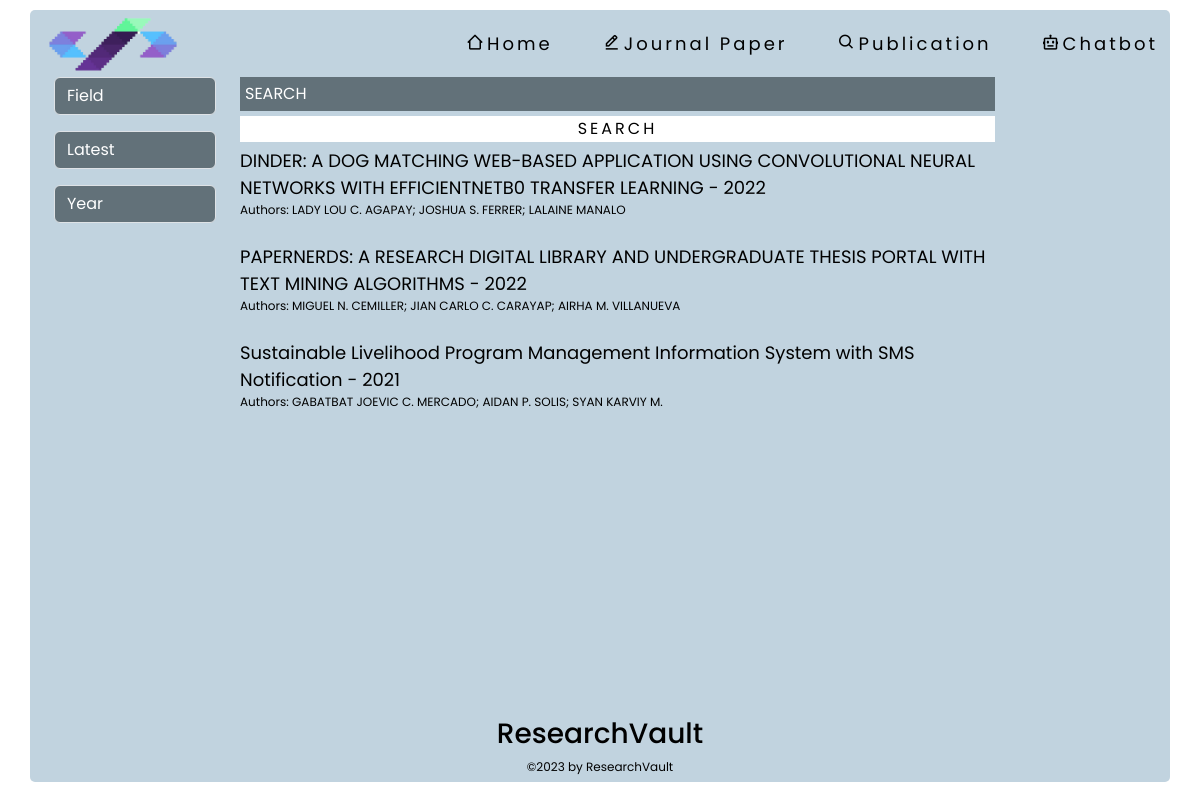
The app's page /browse, older data.
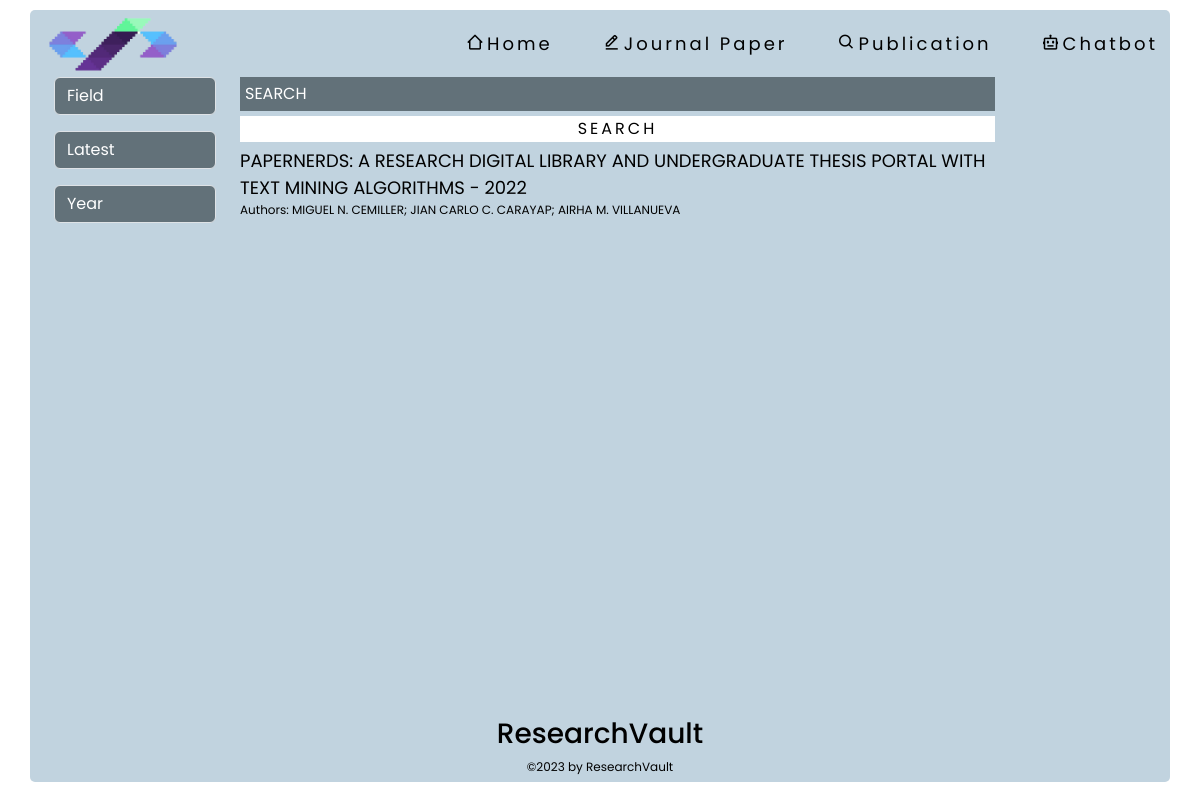
The same page, newer data.
### tables this page shows
CREATE TABLE "uploads" (
	"id"	INTEGER,
	"title"	TEXT,
	"authors"	TEXT,
	"publicationDate"	TEXT,
	"thesisAdvisor"	TEXT,
	"department"	TEXT,
	"degree"	TEXT,
	"subjectArea"	TEXT,
	"abstract"	REAL,
	"file_path"	TEXT,
	"converted_file_path"	TEXT,
	PRIMARY KEY("id" AUTOINCREMENT)
);

### app.py (the view)
@app.route('/browse', methods=['GET'])
def browse():
    try:
        db_conn = DBConnection('database.db')
        selected_sort = request.args.get('sort', 'latest')
        selected_field = request.args.get('field', '')
        selected_year = request.args.get('year', '')
        search_query = request.args.get('search', '')
        items, unique_subject_areas, unique_years = db_conn.fetch_publications(
            selected_sort, selected_field, selected_year, search_query)
        db_conn.close_connection()
        return render_template('browse.html', items=items, subject_areas=unique_subject_areas,
                               unique_years=unique_years, selected_sort=selected_sort,
                               selected_field=selected_field, selected_year=selected_year,
                               search_query=search_query)
    except Exception as e:
        print("Error browsing publications:", e)
        return render_template('404.html')

### db_connection.py (called while the page is built)
    def get_db(self):
        db = getattr(g, '_database', None)
        if db is None:
            db = g._database = sqlite3.connect(self.DB)
        return db

    def close_connection(self):
        db = getattr(g, '_database', None)
        if db is not None:
            db.close()

### templates/browse.html (shortened to what this page needs)
<!DOCTYPE html>
<html lang="en">
<head>
    <link rel="stylesheet" type="text/css" href="{{ url_for('static', filename='css/browse.css') }}">
    <link href='https://unpkg.com/boxicons@2.1.4/css/boxicons.min.css' rel='stylesheet'>
    <link href="https://cdn.jsdelivr.net/npm/bootstrap@5.3.0/dist/css/bootstrap.min.css" rel="stylesheet">
</head>
<body>
    <div class="browse-container container">
        <div class="browse-navbar d-flex justify-content-between align-items-center">
            <img src="static/pics/logo.png" class="img-fluid">
            <div class="browse-right">
                <a href="/" id="home-browse"><i class='bx bx-home-alt-2'></i>Home</a>
                <a href="/research" id="edit-browse"><i class='bx bx-edit-alt'></i>Journal Paper</a>
                <a href="/browse" id="browse-browse"><i class='bx bx-search' ></i>Publication</a>
                <a href="/chatbot" id="chatbot-browse"><i class='bx bx-bot'></i></i>Chatbot</a>
            </div>
        </div>
            <div class="browse-content d-flex flex-column flex-grow-1">
                <div class="search-results d-flex flex-column">
                    <div class="container-fluid">
                        <div class="row">
                            <div class="col-md-2">
                                <div class="browse-filter">
                                    <select id="field" class="form-select mb-3" onchange="filterItems()">
                                        <option value="">Field</option>
                                    </select>
                                    <select id="sort" class="form-select mb-3" onchange="filterItems()">
                                        <option value="latest" {% if selected_sort == 'latest' %}selected{% endif %}>Latest</option>
                                    </select>
                                    <input type="number" id="year-input" min="2000" max="2023" step="1" list="year-list" placeholder="Year" class="form-control mb-3" value="{{ selected_year }}" onchange="filterItems()">
                                </div>
                            </div>
                              <div class="col-md-10">
                                <div class="col-md-10">
                                    <div class="browse-result d-flex flex-column">
                                        <input type="search" id="search-input" placeholder="SEARCH" value="{{ search_query }}">
                                        <button type="submit" id="search-button">SEARCH</button>
                                        {% for item in items %}
                                        <a class="browse-item" href="{{ url_for('publication_detail', item_id=item.id) }}" data-subjectArea="{{ item.subjectArea }}">
                                            {{ item.title }} - {{ item.year }}
                                            <p>Authors: {{ item.authors }}</p>
                                        </a>
                                        {% endfor %}
                                    </div>
                                </div>
                            </div>
                            </div>
                            </div>
                            </div>
                            <footer class="text-center">
                                <h3>ResearchVault</h3>
                                <p>©2023 by ResearchVault</p>
                            </footer>
                            </div>
                            </div>
</body>
</html>

### static/css/browse.css (style rules this page uses)
* { font-family: 'Poppins', sans-serif; }
body { display: flex; padding: 10px; height: 100vh; color: black !important; background-color: white !important; }
.container { height: 99%; border-radius: 5px; background: #C1D3DF!important; }
img { max-width: 100%; width: 150px; }
a { text-decoration: none !important; color: black!important; font-size: clamp(0.75rem, 0.2813rem + 1.5vw, 1.125rem); }
.browse-right { display: flex; font-size: clamp(0.9375rem, 0.5469rem + 1.25vw, 1.25rem); gap: 50px; letter-spacing: 3px; }
input, select { background: #627179 !important; border: none; outline: none; color: white !important; }
input::placeholder { color: white !important; }
input[type="search"] { padding: 5px; margin-bottom: 5px; }
#search-button { background-color: white!important; border: none !important; color: black !important; outline: none !important; letter-spacing: 3px; transition: all 0.3s linear; margin-bottom: 5px; }
h3 { font-size: clamp(0.75rem, 0.2813rem + 1.5vw, 1.125rem); }
p { font-size: clamp(0.625rem, 0.4688rem + 0.5vw, 0.75rem); }
.browse-filter { display: block; }
.browse-item { display: block; text-decoration: none; color: #000; margin-bottom: 8px; transition: all 0.3s linear; }

Row changes from the older to the newer data that the page shows:
removed uploads: title "DINDER: A DOG MATCHING WEB-BASED APPLICATION USING CONVOLUTIONAL NEURAL NETWORKS WITH EFFICIENTNETB0 TRANSFER LEARNING", year "2022", authors "LADY LOU C. AGAPAY; JOSHUA S. FERRER; LALAINE MANALO"
removed uploads: title "Sustainable Livelihood Program Management Information System with SMS Notification", year "2021", authors "GABATBAT JOEVIC C. MERCADO; AIDAN P. SOLIS; SYAN KARVIY M."
